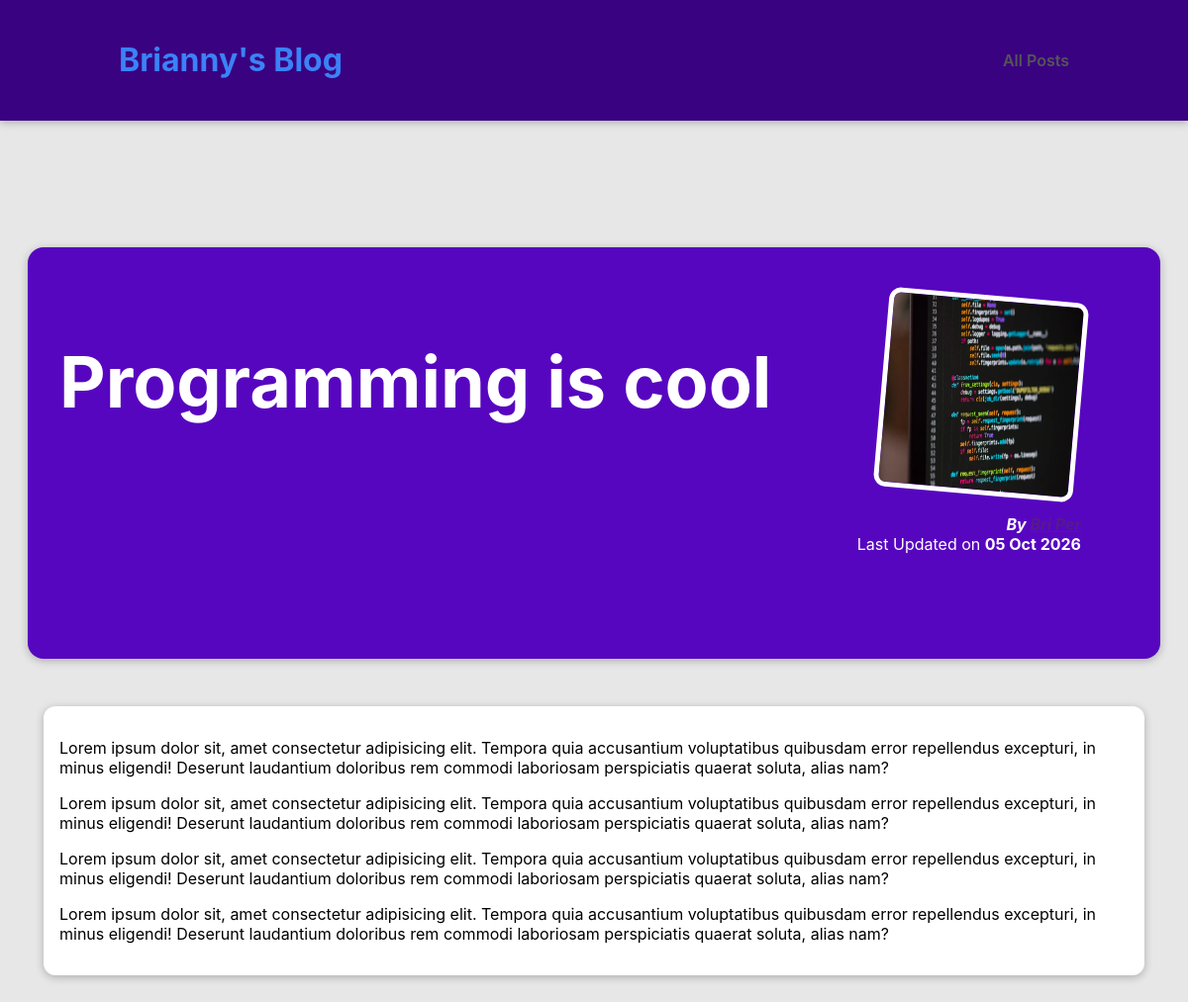
Page /posts/programming-is-cool on the committed database.
### blog/models.py (models this page shows)
class Post(models.Model):
    title = models.CharField(max_length=150)
    excerpt = models.CharField(max_length=200)
    image_name = models.CharField(max_length=100)
    date = models.DateField(auto_now=True)
    slug = models.SlugField(unique=True, db_index=True)
    content = models.TextField(validators=[MinLengthValidator(10)])
    author = models.ForeignKey(
        Author, on_delete=models.SET_NULL, null=True, related_name="posts")
    tags = models.ManyToManyField(Tag)

### blog/views.py (the view)
# urls.py: path("posts/<slug:slug>", views.post_detail, name="post-detail") #/posts/my-first-post
def post_detail(request, slug):
    identified_post = get_object_or_404(Post, slug=slug)
    return render(request, "blog/post-detail.html", {
        "post": identified_post
    })

### blog/models.py (called while the page is built)
    def full_name(self):
        return f"{self.first_name} {self.last_name}"

    def __str__(self):
        return self.full_name()

### blog/templates/blog/post-detail.html (shortened to what this page needs)
{% extends "base.html" %}
{% load static %}
{% block css_files %}
    <link rel="stylesheet" href='{% static 'blog/post-detail.css' %}'/>
{% endblock %}
{% block content %}
    <section id="summary">
        <h2>{{ post.title }}</h2>
        <article>
            <img src="{% static "blog/images/"|add:post.image_name %}" alt="{{ post.title }}">
            <address>By <a href="">{{ post.author }}</a></address>
            <div>
                Last Updated on <time>{{ post.date|date:"d M Y" }}</time>
            </div>
        </article>
    </section>
    <main>
        {{ post.content|linebreaks }}
    </main>
{% endblock %}

### static/app.css (style rules this page uses)
html { font-family: 'Inter', sans-serif; }
body { margin: 0; }
h1, h2, h3 { font-family: 'Inter', sans-serif; font-weight: bold; }

### blog/static/blog/post-detail.css (style rules this page uses)
body { background-color: #e7e7e7; }
#summary { margin: 8rem auto 3rem auto; padding: 2rem; width: 90%; max-width: 90rem; border-radius: 16px; background-color: #5706c0; position: relative; box-shadow: 0 2px 8px rgba(0, 0, 0, 0.25); height: 22rem; }
#summary h2 { color: white; font-size: 4.5rem; }
#summary article { position: absolute; top: 2rem; right: 3rem; padding: 1rem 2rem; border-radius: 12px; text-align: right; color: white; }
#summary article img { width: 12rem; height: 12rem; border-radius: 12px; transform: rotateZ(5deg); border: 5px solid white; margin-bottom: 1rem; }
#summary address { font-weight: bold; }
#summary time { font-weight: bold; }
main { width: 90%; max-width: 90rem; margin: 3rem auto; background-color: white; padding: 1rem; border-radius: 12px; box-shadow: 0 2px 8px rgba(0, 0, 0, 0.25); }

### rows in the picture
Post: title "Programming is cool", image_name (picture), date "05 Oct 2026", content "Lorem ipsum dolor sit, amet consectetur adipisicing elit. Tempora quia accusantium voluptatibus quibusdam error repellendus excepturi, in minus eligendi! Deserunt laudantium doloribus rem commodi laboriosam perspiciatis quaerat soluta, alias nam? Lorem ipsum dolor sit, amet consectetur adipisicing elit. Tempora quia accusantium voluptatibus quibusdam error repellendus excepturi, in minus eligendi! Deserunt laudantium doloribus rem commodi laboriosam perspiciatis quaerat soluta, alias nam? Lorem ipsum dolor sit, amet consectetur adipisicing elit. Tempora quia accusantium voluptatibus quibusdam error repellendus excepturi, in minus eligendi! Deserunt laudantium doloribus rem commodi…"
